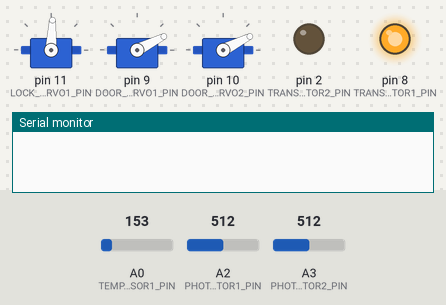
The sketch below on a simulated Arduino Uno, built with avr-gcc and run on an emulated ATmega328P. On the bench: 3 × servo, output pins drawn as LEDs (lit = HIGH), the last lines printed to the serial monitor. Wiring (inferred from the names in the program): 3 × servo: signal pin 9 / signal pin 10 / signal pin 11. The test bench sets the inputs (shaded band); at power-on: A0 (TEMPERATURE_SENSOR1_PIN) = 153, A2 (PHOTOTRANSISTOR1_PIN) = 512, A3 (PHOTOTRANSISTOR2_PIN) = 512. Servo pulses on a pin are drawn as a servo (544–2400 µs = 0–180°); pins used as bus, display or sensor lines are not drawn.

Above: at 4.45 s.
4.5 s: A0 (TEMPERATURE_SENSOR1_PIN) set to 187
At 5.68 s:
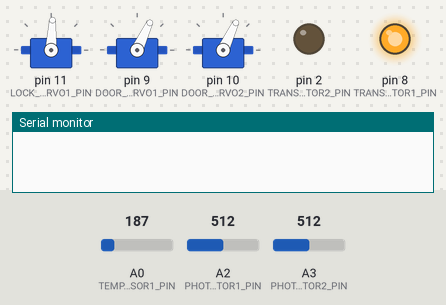
At 7.6 s:
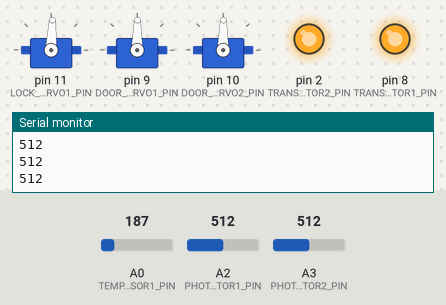
Timing chart, 0 to 9.1 s (numbered marks = the images above; inputs shaded):
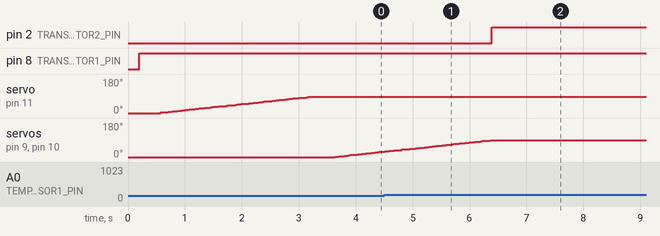

Measured:
- the behaviour switches between 174 and 175 on A0 (TEMPERATURE_SENSOR1_PIN) (found by bisection; images 0 and 1)
- after the input at 4.5 s, pin 2 (TRANSISTOR2_PIN): LOW → HIGH after 1.9 s

The sketch:

ArduinoAutomatizedControlUnit.ino
```cpp
// C++ coode
// Macros
#define TRANSISTOR1_PIN 8
#define TRANSISTOR2_PIN 2
#define DOOR_SERVO1_PIN 9
#define DOOR_SERVO2_PIN 10

#define LOCK_SERVO1_PIN 11

#define TEMPERATURE_SENSOR1_PIN A0
#define TEMPERATURE_SENSOR2_PIN A1

#define PHOTOTRANSISTOR1_PIN A2
#define PHOTOTRANSISTOR2_PIN A3

#define BUZZER1_PIN 7

#define BUTTON1_PIN 4

// Costants
const int totalTime = 20000;
const int maxWidth = 2412.6;
const int minWidth = 420;
const double timePerAngle = 11.07;

// Variables
bool SERVO_STATE = 0;
bool SERVO_POWER_STATE = 0;
bool LOCK_SERVO_STATE = 0;

bool BUZZER_STATE = 0;
bool BUTTON_STATE = 0;

bool FAN_STATE = 0;

// FUNCTIONS FOR SERVO MOTORS
long calculateTime(int angle) {
  return (timePerAngle*angle)+minWidth;
}

bool open() {
  openLock();
  if (SERVO_POWER_STATE) {
   for (int i =0;i<=91;i++) {
     digitalWrite(DOOR_SERVO1_PIN, HIGH);
     digitalWrite(DOOR_SERVO2_PIN, HIGH);
     delayMicroseconds(calculateTime(i));
     digitalWrite(DOOR_SERVO1_PIN, LOW);
     digitalWrite(DOOR_SERVO2_PIN, LOW);
     delayMicroseconds(totalTime-calculateTime(i));
     delay(30);
   }
   SERVO_STATE = 1;
  }
  return SERVO_STATE;
}

bool close() {
  if (SERVO_POWER_STATE) {
   for (int i = 90;i>=0;i--) {
     digitalWrite(DOOR_SERVO1_PIN, HIGH);
     digitalWrite(DOOR_SERVO2_PIN, HIGH);
     delayMicroseconds(calculateTime(0));
     digitalWrite(DOOR_SERVO1_PIN, LOW);
     digitalWrite(DOOR_SERVO2_PIN, LOW);
     delayMicroseconds(totalTime-calculateTime(0));
     delay(30);
   }
   closeLock();
   SERVO_STATE = 0;
  }
  return SERVO_STATE;
}

void recalibreate() {
  activate();
  openLock();
  closeLock();
  openLock();
  open();
  close();
  open();
  close();
  closeLock();
  deactivate();
}

bool openLock() {
if (SERVO_POWER_STATE) {
   for (int i =0;i<=91;i++) {
     digitalWrite(LOCK_SERVO1_PIN, HIGH);
     delayMicroseconds(calculateTime(i));
     digitalWrite(LOCK_SERVO1_PIN, LOW);
     delayMicroseconds(totalTime-calculateTime(i));
     delay(30);
   }
   LOCK_SERVO_STATE = 1;
  }
  return LOCK_SERVO_STATE;
}

bool closeLock() {
  if (SERVO_POWER_STATE) {
   for (int i = 90;i>=0;i--) {
     digitalWrite(LOCK_SERVO1_PIN, HIGH);
     delayMicroseconds(calculateTime(0));
     digitalWrite(LOCK_SERVO1_PIN, LOW);
     delayMicroseconds(totalTime-calculateTime(0));
     delay(30);
   }
   LOCK_SERVO_STATE = 0;
  }
  return LOCK_SERVO_STATE;
}

// FUNCTIONS FOR TRANSISTORS
bool activate() {
  digitalWrite(TRANSISTOR1_PIN,HIGH);
  SERVO_POWER_STATE = 1;
  return SERVO_POWER_STATE;
}

bool deactivate() {
  digitalWrite(TRANSISTOR1_PIN,LOW);
  SERVO_POWER_STATE = 0;
  return SERVO_POWER_STATE;
}

// FUNCTIONS FOR TEMPERATURE SENSOR
double readTemperatureExternal() {
 double voltage = analogRead(TEMPERATURE_SENSOR2_PIN) * (5.0 / 1024.0);
 return (voltage - 0.5) * 100;
}

double readTemperatureInternal() {
 double voltage = analogRead(TEMPERATURE_SENSOR1_PIN) * (5.0 / 1024.0);
 return (voltage - 0.5) * 100;
}

// FUNCTION FOR ALARM
bool activateBuzzer() {
	digitalWrite(BUZZER1_PIN, HIGH);
    BUZZER_STATE=1;
}

bool deactivateBuzzer() {
	digitalWrite(BUZZER1_PIN, LOW);
    BUZZER_STATE=0;
}

// FUNCTION FOR CONTROL UNIT
bool checkMargin(int value1, int value2, double percentage) {
  int margin = value1*percentage;
  if (value2>=(value1-margin)&&value2<=(value1+margin)) {
    return 1;
  } else {
    return 0;
  }
}

int automatizeWithSolarCell() {
  double tempIn = readTemperatureInternal();
  while (tempIn<-5.0) {
    if (tempIn<-5.0) {
      tempIn = readTemperatureInternal();
    }
  }

  if (tempIn>35.0) {
  	digitalWrite(TRANSISTOR2_PIN,HIGH);
    FAN_STATE = 1;
  } else {
    if (FAN_STATE) {
      digitalWrite(TRANSISTOR2_PIN,LOW);
      FAN_STATE = 0;
    }
  }

  if (BUZZER_STATE&&digitalRead(BUTTON1_PIN)==1) {
  	deactivateBuzzer();
  }
  int solarCell1Value = analogRead(PHOTOTRANSISTOR1_PIN);
  int solarCell2Value = analogRead(PHOTOTRANSISTOR2_PIN);
  int average = (solarCell1Value+solarCell2Value)/2;
  if (average>=75) {
    if (!(checkMargin(solarCell1Value,solarCell2Value,0.35))) {
      activateBuzzer();
      Serial.println(average);
      return 1;
    }
  }

  if (!SERVO_POWER_STATE) {
   	activate();
    }
    if (average>=125) {
      if (!SERVO_STATE) {
        open();
      }
    } else {
      if (SERVO_STATE) {
        close();
      }
    }
    Serial.println(average);

}

// Setup
void setup() {
  Serial.begin(9600);
  Serial.flush();
  pinMode(DOOR_SERVO1_PIN, OUTPUT);
  pinMode(DOOR_SERVO2_PIN, OUTPUT);
  pinMode(LOCK_SERVO1_PIN, OUTPUT);
  pinMode(TRANSISTOR1_PIN, OUTPUT);
  pinMode(TRANSISTOR2_PIN, OUTPUT);
  pinMode(PHOTOTRANSISTOR1_PIN, INPUT);
  pinMode(PHOTOTRANSISTOR2_PIN, INPUT);
  pinMode(BUTTON1_PIN, INPUT);
  delay(200);
}

// Loop
void loop() {
  automatizeWithSolarCell();
}
```
